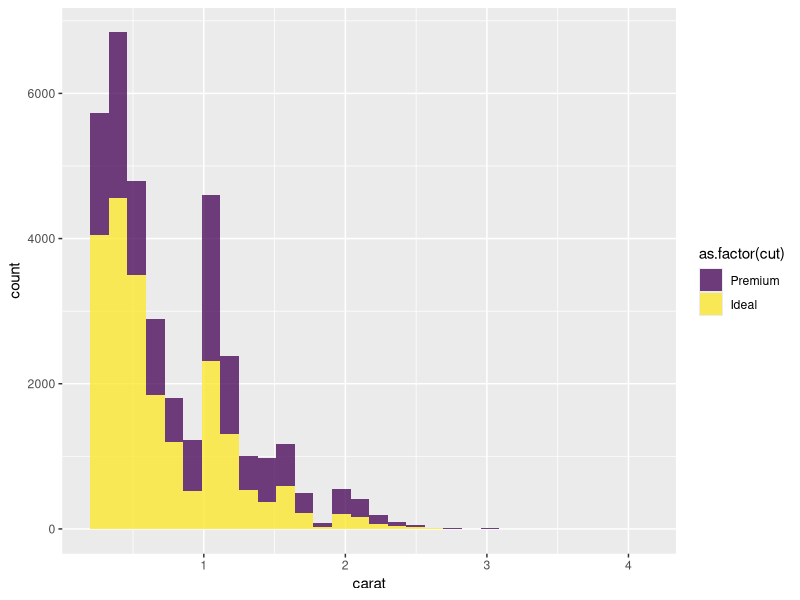
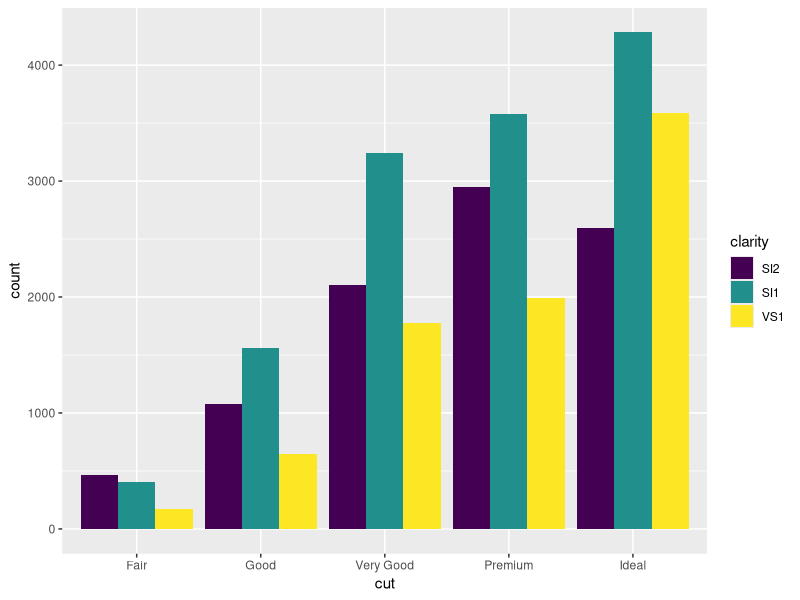
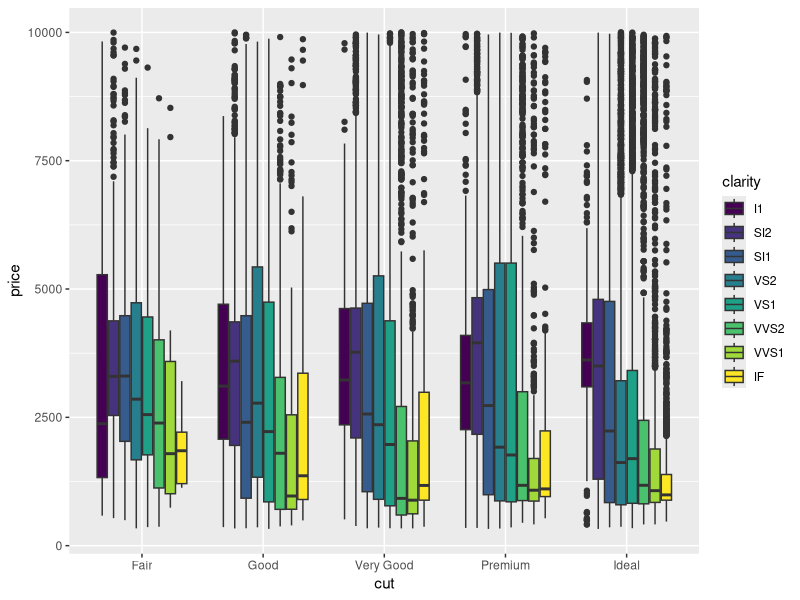
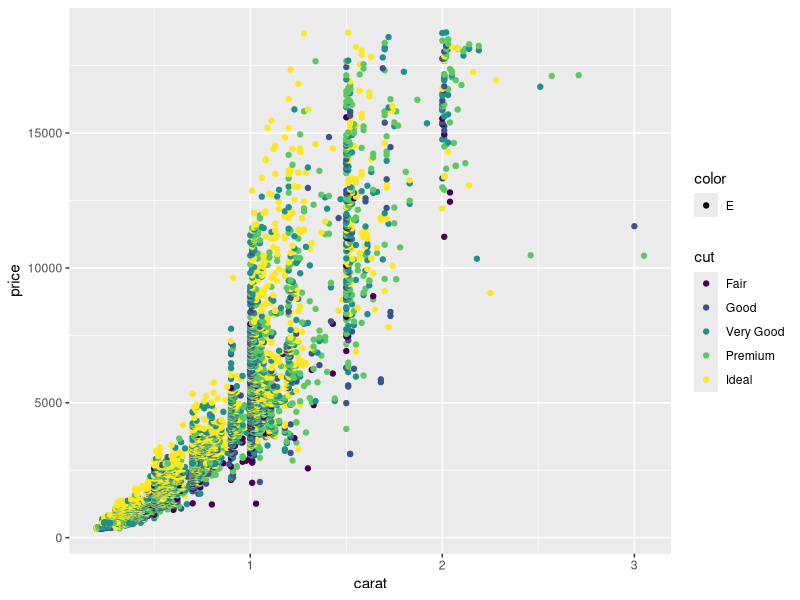

Reproduce these figures in R, in order.
## ---- chunk 1
knitr::opts_chunk$set(echo = T, collapse=T)
## ---- chunk 2
library(data.table)
library(ggplot2)
rm(list=ls())
## ---- chunk 3
d <- as.data.table(diamonds)
## ---- chunk 4
ggplot(d[cut %in% c('Ideal', 'Premium')], aes(carat, fill=as.factor(cut))) +
  geom_histogram(alpha=0.75)

d[cut == 'Ideal', .(mean_carat=mean(carat),
        range_carat=diff(range(carat))),
    .(cut)]
## ---- chunk 5
ggplot(d[clarity %in% c('SI2', 'SI1', 'VS1')], 
       aes(cut, fill=clarity)) +
  geom_bar(position=position_dodge())

d[, .N, .(cut, clarity)]
## ---- chunk 6
ggplot(d[price < 10000], aes(cut, price, fill=clarity)) +
  geom_boxplot()

d[price < 1000, .(median_cty=as.numeric(median(price)),
        range_cty=diff(range(price))),
    .(cut, clarity)]
## ---- chunk 7
ggplot(d[color == 'E'], aes(carat, price, colour=cut, fill=color)) +
  geom_point()
